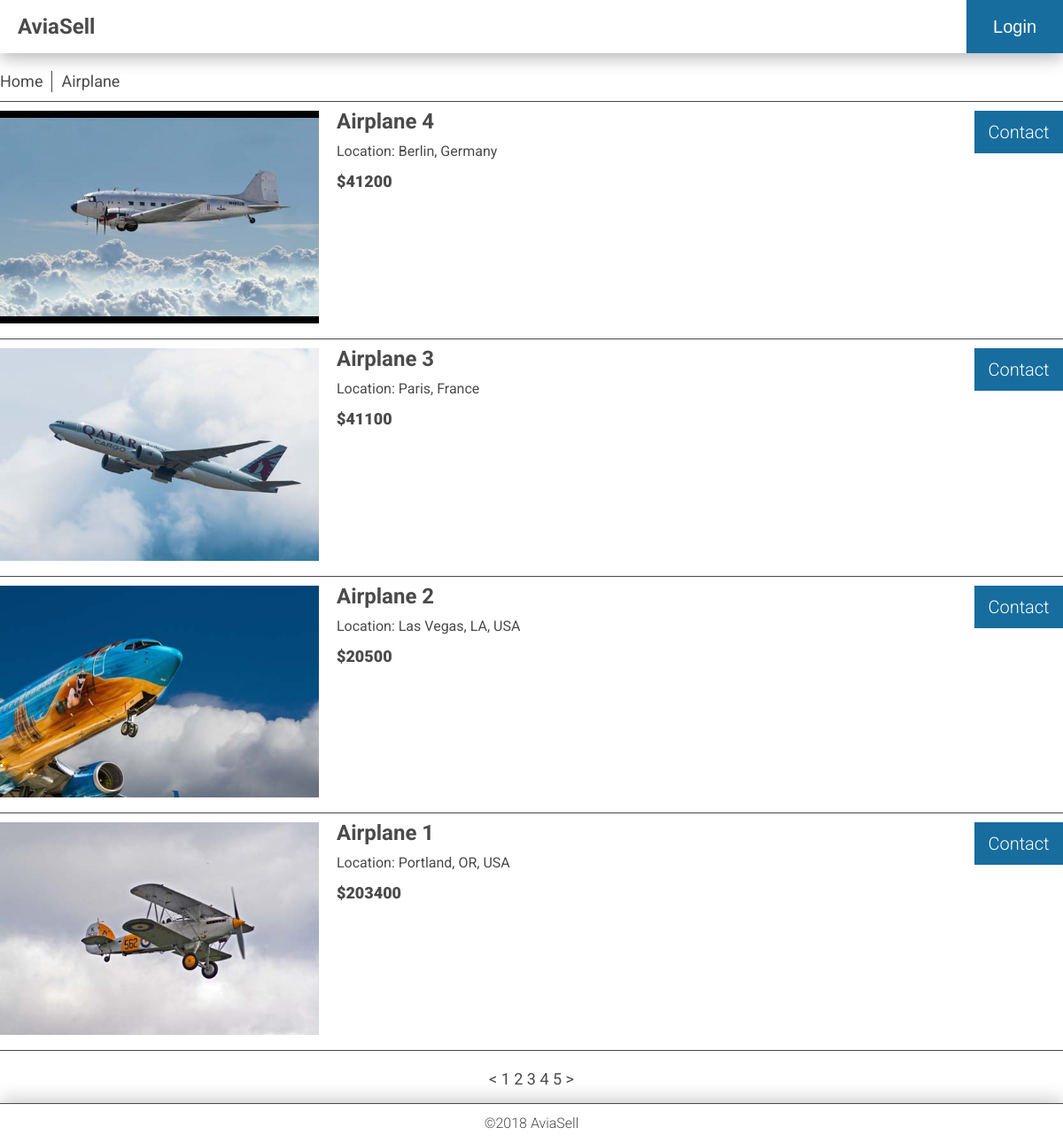
The page /category/airplane/ on the database as committed earlier.
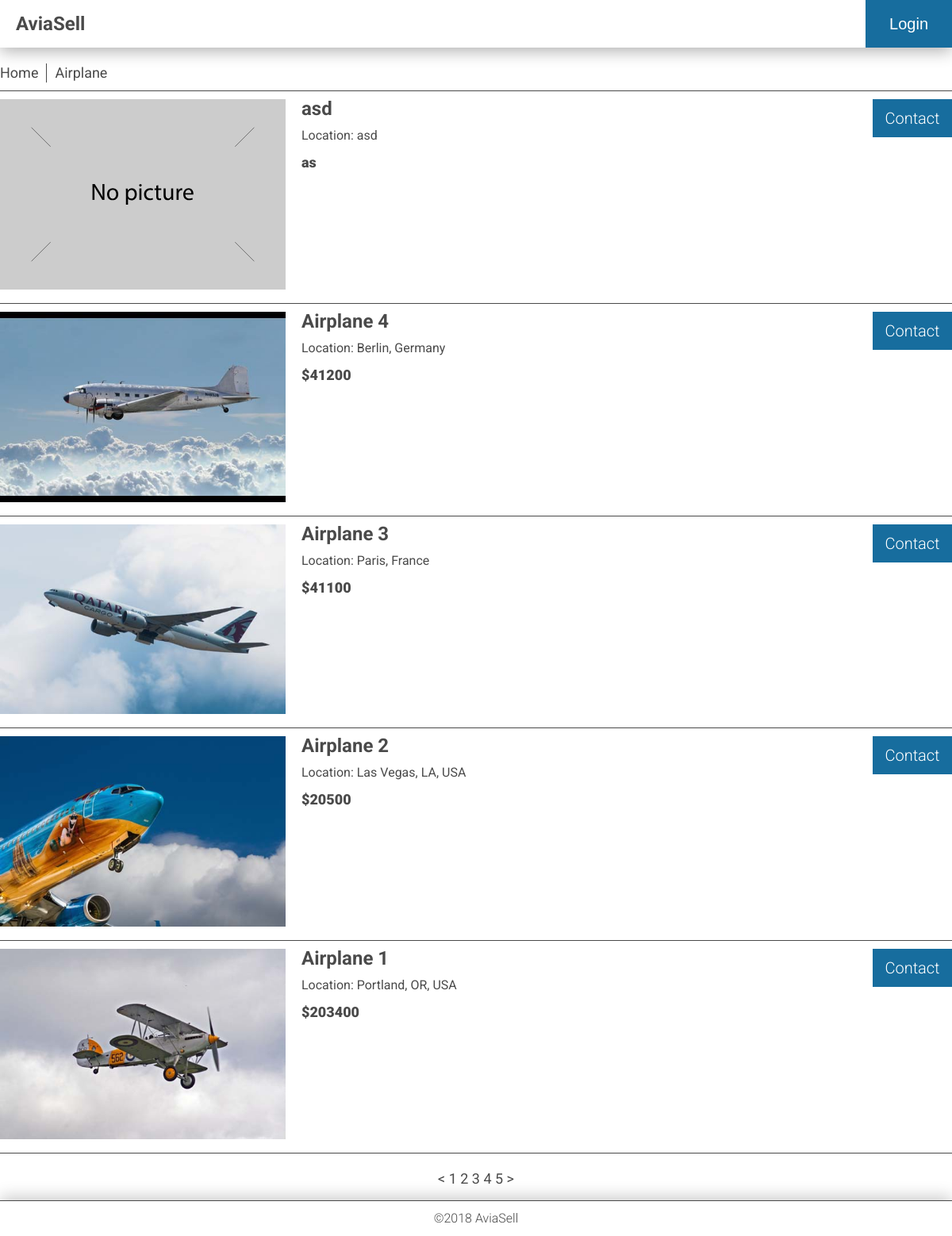
The same page on the database as committed later.
### app/database_setup.py (models this page shows, shortened)
class Category(Base):
    __tablename__ = 'category'
    id = Column(Integer, primary_key=True)
    name = Column(String(250), nullable=False)
    picture = Column(String(250))
    description = Column(String(250))
    slug = Column(String(30), unique=True)

class CategoryItem(Base):
    __tablename__ = 'category_item'
    id = Column(Integer, primary_key=True)
    title = Column(String(80), nullable=False)
    description = Column(Text(), nullable=False)
    location = Column(String(250), nullable=False)
    picture = Column(String(250), nullable=False)
    price = Column(String(32), nullable=False)
    created_date = Column(DateTime, default=datetime.datetime.utcnow)
    category_id = Column(Integer, ForeignKey('category.id'))
    category = relationship(Category)
    user_id = Column(Integer, ForeignKey('user.id'))
    user = relationship(User)

### app/views/category.py (the view)
@webapp.route('/category/<string:category_slug>/')
def getCategory(category_slug):
    category = CategoryModel.getCategory(category_slug)
    if category:
        allItems = ItemModel.getAll(category.id)
        return render_template('category.html',
                               category_slug=category.slug,
                               items=allItems,
                               category_name=category.name)
    else:
        return render_template('404.html'), 404

### app/models/category.py (called while the page is built)
    def getCategory(categorySlug):
        result = session.query(Category).filter_by(slug=categorySlug).first()
        return result

### app/models/item.py (called while the page is built)
    def getAll(cid):
        result = session.query(CategoryItem, User.email)\
            .filter(CategoryItem.category_id == cid)\
            .filter(User.id == CategoryItem.user_id)\
            .order_by(CategoryItem.created_date.desc())\
            .all()
        return result

### app/templates/category.html (shortened to what this page needs)
{% extends "base.html" %}
{% block content %}
  <div class="container">
    <nav>
      <ul>
        <li>
          <a href="{{ url_for('mainIndex') }}">
            Home
          </a>
        </li>
        <li>{{category_name}}</li>
      </ul>
    </nav>
    <ul class="itemsList">
      {% for item, email in items %}
      <li class="item">
        <a href="{{ url_for('readItem', category_slug = category_slug, item_id = item.id, item_name = item.title) }}">
          {% if item.picture %}
            <img src="{{ url_for('uploaded_file', filename = item.picture) }}" alt="{{ item.title }}"></a>
          {% else %}
            <img src="{{ url_for('static', filename='images/not-available.svg') }}" alt="Picture is not available"></a>
          {% endif %}
        <div class="itemInfo">
          <h2>
            <a href="{{ url_for('readItem', category_slug = category_slug, item_id = item.id, item_name = item.title) }}">
              {{ item.title }}
            </a>
          </h2>
          <div class="location">
            Location: {{ item.location }}
          </div>
          <div class="price">
            {{ item.price }}
          </div>
        </div>
        <div class="buttons">
          <div class="button buy">
            <a href="mailto:{{ email }}">
              Contact
            </a>
          </div>
        </div>
      </li>
      {% endfor %}
    </ul>
    <div class="pagination">
      &lt; 1 2 3 4 5 &gt;
    </div>
  </div>
{% endblock %}

### app/templates/base.html (shortened to what this page needs)
<!doctype html>
<html class="no-js" lang="en">
<head>
  <link rel="stylesheet" href="{{ url_for('static', filename='css/main.css') }}">
</head>
<body>
  <header class="shadow">
    <div class="logo">
      <a href="{{ url_for('mainIndex') }}">AviaSell</a>
    </div>
    <button class="loginButton">
      <a href="{{ url_for('login') }}">
            Login
        </a>
    </button>
  </header>
  <main>
  {% block content %}{% endblock %}
  </main>
  <footer tabindex="0">
    ©2018 AviaSell
  </footer>
</body>
</html>

### app/static/css/main.css (style rules this page uses)
body,html { margin:0;padding:0;width:100%;height:100% }
embed,img,object,video { margin:0;padding:0;max-width:100% }
body { font-family:Roboto,sans-serif;font-size:16px;line-height:24px;display:-ms-grid;display:grid;-ms-grid-rows:60px auto 60px;grid-template-rows:60px auto 60px;color:#4a4a4a }
li,ul { list-style:none;padding:0;margin:0 }
a { text-decoration:none;color:#4a4a4a }
.shadow { box-shadow:0 5px 20px 0 rgba(0,0,0,.3) }
header { width:100%;height:60px;display:-ms-flexbox;display:flex;-ms-flex-align:center;align-items:center;-ms-flex-pack:justify;justify-content:space-between }
header .logo { padding:0 20px;font-weight:700;font-size:24px;color:#4a4a4a }
header .loginButton { display:-ms-grid;display:grid;-ms-flex-align:center;align-items:center;background:#176d9e;height:100%;border:none;padding:0 30px;font-size:20px;font-weight:300 }
header .loginButton a { color:#fff }
.container,main { max-width:100% }
.container { margin:20px }
nav { margin:20px 0 0;padding:0 0 10px;color:#4a4a4a;font-size:18px;border-bottom:1px solid #4a4a4a }
nav ul { display:-ms-flexbox;display:flex;-ms-flex-direction:row;flex-direction:row;-ms-flex-wrap:wrap;flex-wrap:wrap }
nav li:first-child { padding:0 10px 0 0 }
nav li { padding:0 10px;border-right:1px solid #4a4a4a }
nav li:last-child { border-right:0 solid #4a4a4a }
.itemsList,.itemsList .item { display:-ms-grid;display:grid }
.itemsList .item { -ms-grid-columns:minmax(100px,30%) auto 100px;grid-template-columns:minmax(100px,30%) auto 100px;padding:10px 0;border-bottom:1px solid #4a4a4a }
.itemsList .item .itemInfo { display:-ms-grid;display:grid;grid-auto-rows:max-content;padding:0 20px;margin:0;color:#4a4a4a }
.itemsList .item .itemInfo h2 { padding:0;margin:0 }
.itemsList .item .itemInfo .location { font-size:16px;padding:10px 0 }
.itemsList .item .itemInfo .price { font-size:18px;font-weight:900 }
.pagination { text-align:center;padding:20px 0 0;font-size:18px;font-weight:400 }
.buttons { display:-ms-grid;display:grid;grid-auto-rows:max-content;grid-gap:10px }
.buttons a { color:#fff }
.buttons .button { display:-ms-grid;display:grid;-ms-flex-align:center;align-items:center;color:#fff;height:48px;border:none;font-size:20px;font-weight:300;text-align:center }
.buttons .buy { background:#176d9e }
footer { -ms-flex-item-align:end;-ms-grid-row-align:end;align-self:end;border-top:1px solid #4a4a4a;font-weight:300;max-width:100%;padding:10px 20px;color:#4a4a4a;text-align:center;box-shadow:0 -5px 20px 0 rgba(0,0,0,.2) }
@media screen and (min-width:1200px) { .container { width:1200px;margin:0 auto } }

Rows that differ between the two databases and show on the page:
added CategoryItem: title "asd", location "asd", price "as"
